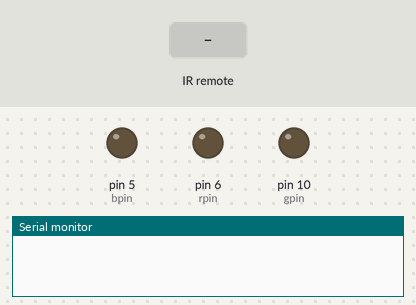
Recording of a sketch running on a simulated Arduino Uno, built with avr-gcc and run on an emulated ATmega328P. Shown: output pins drawn as LEDs (lit = HIGH), the last lines printed to the serial monitor. The inputs (shaded band) are chosen by the test bench.

Above: at 1.2 s.
1.3 s: infrared code 0xFF6897 received
At 3.9 s:
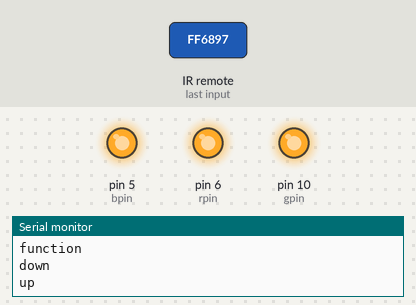
Timing chart, 0 to 5.4 s (numbered marks = the images above; inputs shaded):
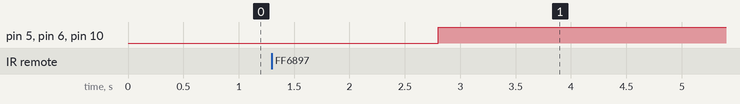

The sketch:

sketch_jul16a_copy_20230827213921.ino
```cpp
#include <IRremote.h>

int IRpin=9;

IRrecv IR(IRpin);
decode_results cmd;

String mycom;

int rpin=6;			//red
int gpin=10;		//green
int bpin=5;		//blue

int rbright=255;
int gbright=255;
int bbright=255;

float dfact=1;		//Dim factor that determines dimness of the led

void setup()
{
  Serial.begin(9600);
  IR.enableIRIn();

  pinMode(rpin,OUTPUT);
  pinMode(gpin,OUTPUT);
  pinMode(bpin,OUTPUT);
}

void loop()
{
  while(IR.decode(&cmd)==0)		//while the reciever recieves command from the remote
  {
  }

  delay(1500);
  IR.resume();					//Reads the next command from the remote

  //Assigning the hex values to the buttons ont remote
  //[Note: These values varies from remote to remote. Read the hex code from ur remote for a particular button before proceeding further.]

          if(cmd.value=0xFF6897)		//0
          {
            mycom="zero";
            Serial.println(mycom);
          }

          if(cmd.value=0xFF30CF)		//1
          {
            mycom="one";
            Serial.println(mycom);
          }

          if(cmd.value=0xFF18E7)		//2
          {
            mycom="two";
            Serial.println(mycom);
          }

          if(cmd.value=0xFF7A85)		//3
          {
            mycom="three";
            Serial.println(mycom);
          }

          if(cmd.value=0xFF10EF)		//4
          {
            mycom="four";
            Serial.println(mycom);
          }

          if(cmd.value=0xFF38C7)		//5
          {
            mycom="five";
            Serial.println(mycom);
          }

          if(cmd.value=0xFF5AA5)		//6
          {
            mycom="six";
            Serial.println(mycom);
          }

          if(cmd.value=0xFFA25D)		//Power
          {
            mycom="power";
            Serial.println(mycom);
          }

          if(cmd.value=0xFFE21D)		//Function
          {
            mycom="function";
            Serial.println(mycom);
          }

          if(cmd.value=0xFFE01F)		//Down
          {
            mycom="down";
            Serial.println(mycom);
          }

          if(cmd.value=0xFF906F)		//Up
          {
            mycom="up";
            Serial.println(mycom);
          }


  //Assigning the buttons to the respective colours
  if(mycom=="pwr")		//ON
  {
    rbright=255;
    gbright=255;
    bbright=255;
    dfact=1;
  }

  if(mycom=="function")	//OFF
  {
    rbright=0;
    gbright=0;
    bbright=0;
    dfact=0;
  }

  if(mycom=="zero")		//0 - white
  {
    rbright=255;
    gbright=255;
    bbright=255;
  }

  if(mycom=="one")		//1 - red
  {
    rbright=255;
    gbright=0;
    bbright=0;
  }

  if(mycom=="two")		//2 - green
  {
    rbright=0;
    gbright=255;
    bbright=0;
  }

  if(mycom=="three")		//3 - blue
  {
    rbright=0;
    gbright=0;
    bbright=255;
  }

  if(mycom=="four")		//4 - cyan=green+blue
  {
    rbright=0;
    gbright=255;
    bbright=255;
  }

  if(mycom=="five")		//5 - magenda=red+blue
  {
    rbright=255;
    gbright=0;
    bbright=150;
  }

  if(mycom=="six")		//6 - yellow=red+green
  {
    rbright=255;
    gbright=255;
    bbright=0;
  }


  //Determining the dimness and brightness of the led
  if(mycom=="down")
  {
    dfact=dfact*0.75;
  }

  if(mycom=="up")
  {
    dfact=dfact*1.3;
    if(dfact>1)
    {
      dfact=1;
    }
  }


  analogWrite(rpin,rbright*dfact);
  analogWrite(gpin,gbright*dfact);
  analogWrite(bpin,bbright*dfact);
}
```

Measured:
- after the input at 1.3 s, pin 5 (bpin), pin 6 (rpin), pin 10 (gpin): LOW → HIGH after 1.5 s
